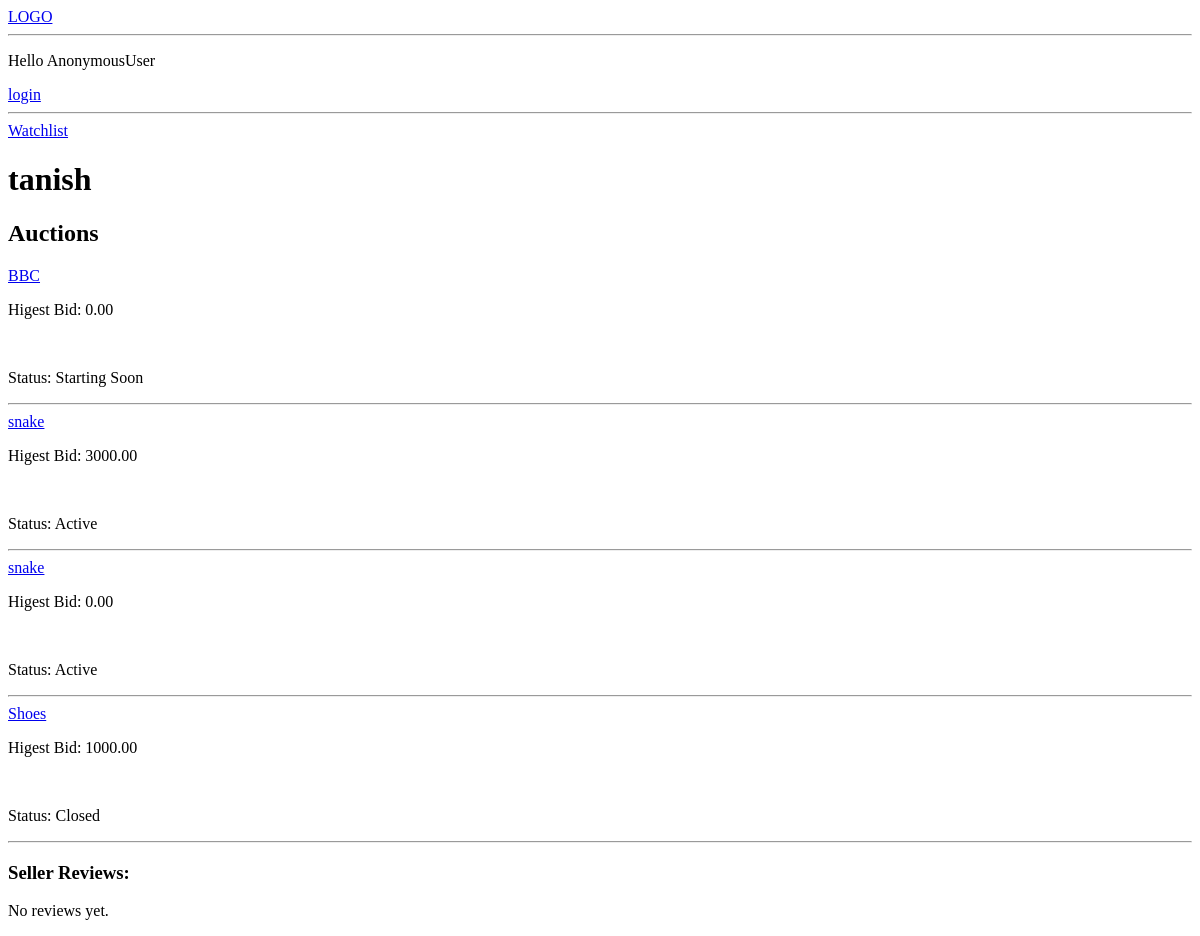
The app's page /profile/1/, older data.
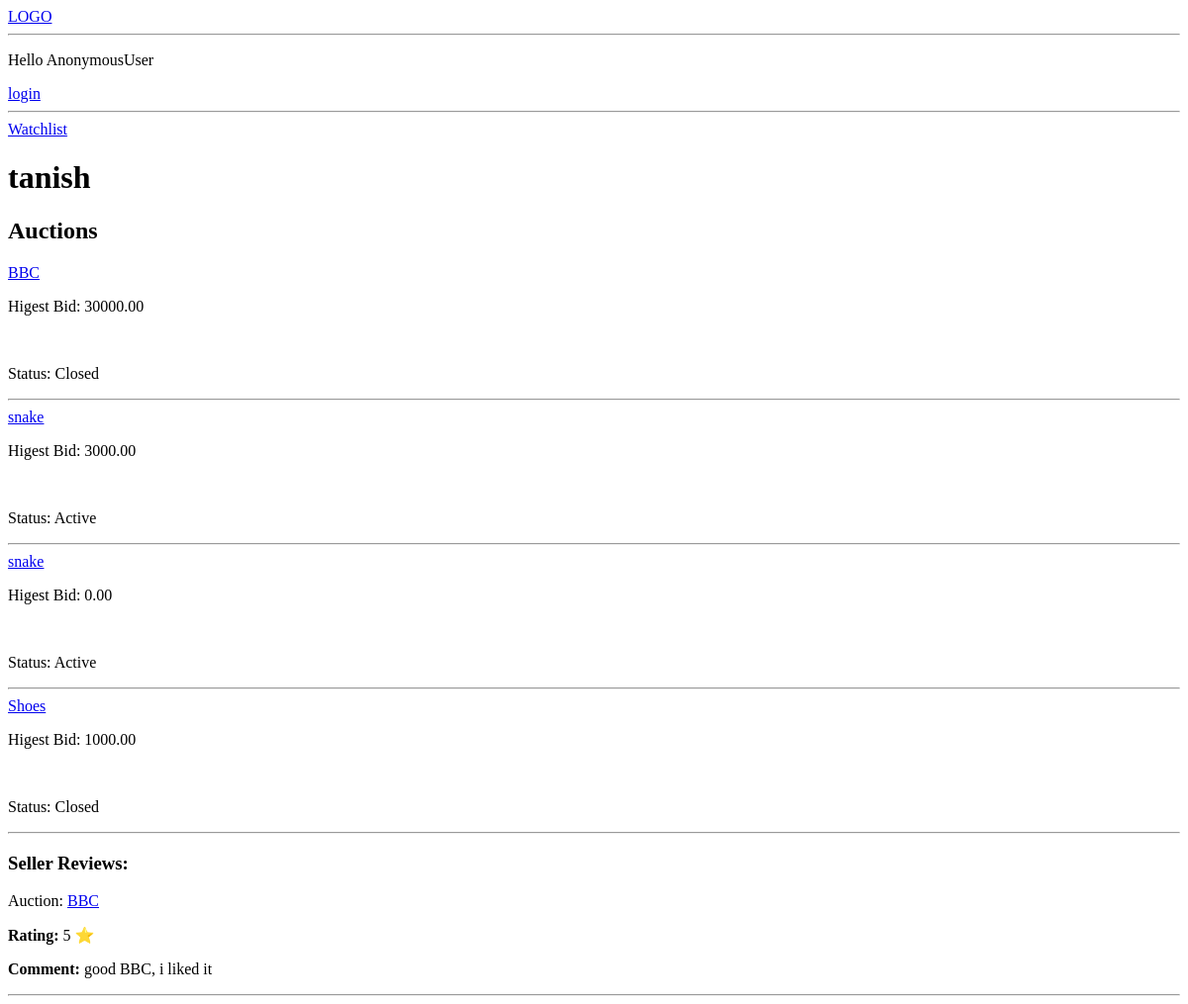
The same page, newer data.
### auction/models.py (models this page shows, shortened)
class Auction(models.Model):
    product = models.ForeignKey(Product, on_delete=models.CASCADE)
    seller = models.ForeignKey(User, on_delete=models.CASCADE, related_name='auction_selling')
    start_time = models.DateTimeField()
    end_time = models.DateTimeField()
    status = models.CharField(max_length=15, blank=True, null=True)
    higest_bid = models.DecimalField(decimal_places=2, default=0.0, max_digits=15)
    winner = models.ForeignKey(User, on_delete=models.SET_NULL, null=True, blank=True, related_name='auction_won')
    is_paid = models.BooleanField(default=False)
    is_delivered = models.BooleanField(default=False)
    buyer_confirmed = models.BooleanField(default=False)
    def __str__(self):
        return self.product.name

class Product(models.Model):
    name = models.CharField(max_length=100)
    description = models.TextField(null=True)
    base_price = models.IntegerField(default=0)
    created = models.DateTimeField(auto_now_add=True)
    owner = models.ForeignKey(User, on_delete=models.CASCADE, related_name="products", null=True)
    class Meta:
        ordering = ['-created']

class Review(models.Model):
    winner = models.ForeignKey(User, on_delete=models.CASCADE)  # Only winners can review
    seller = models.ForeignKey(User, on_delete=models.CASCADE, related_name="seller_reviews")
    auction = models.ForeignKey('Auction', on_delete=models.CASCADE)
    rating = models.IntegerField(choices=[(i, i) for i in range(1, 6)])  # Rating from 1 to 5
    comment = models.TextField()
    created_at = models.DateTimeField(auto_now_add=True)
    class Meta:
        unique_together = ('winner', 'auction')  # Prevent multiple reviews for the same auction

### auction/views.py (the view)
# urls.py: path('profile/<str:pk>/', views.userProfile, name='userProfile'),
def userProfile(request, pk):
    user = User.objects.get(id=pk)
    seller = get_object_or_404(AuctionUser, user=user)
    reviews = Review.objects.filter(seller=user).order_by('-created_at')
    auction = user.auction_selling.all().order_by('-start_time')
    context = {'user':user, 'auction':auction, 'reviews':reviews, 'seller':seller}
    return render(request, 'profile.html', context)

### templates/profile.html (shortened to what this page needs)
{% include 'navbar.html' %}
<div>
    <h1>{{ user.username }}</h1>
    <div>
        <h2>Auctions</h2>
        {% for auction in auction %}
            <a href='/item/{{auction.id}}'>{{auction.product.name}}</a>
            <br>
            <p>Higest Bid: {{ auction.higest_bid }}</p>
            <br>
            <p>Status: {{ auction.status }}</p>
            <hr>
            {% empty %}
                <p>No Auctions Placed</p>
        {% endfor %}
    </div>
    <div>
        <h3>Seller Reviews:</h3>
        {% for review in reviews %}
            <p>Auction: <a href='/item/{{review.auction.id}}'>{{review.auction}}</a> </p>
            <p><strong>Rating:</strong> {{ review.rating }} ⭐</p>
            <p><strong>Comment:</strong> {{ review.comment }}</p>
            <hr>
            {% empty %}
                <p>No reviews yet.</p>
        {% endfor %}
    </div>
</div>

Row changes from the older to the newer data that the page shows:
changed Auction "BBC": higest_bid "0.00" → "30000.00"; status "Starting Soon" → "Closed"
added Review: auction "BBC", rating "5", comment "good BBC, i liked it"
Text that changed along with them:
text no longer shown: "No reviews yet."
